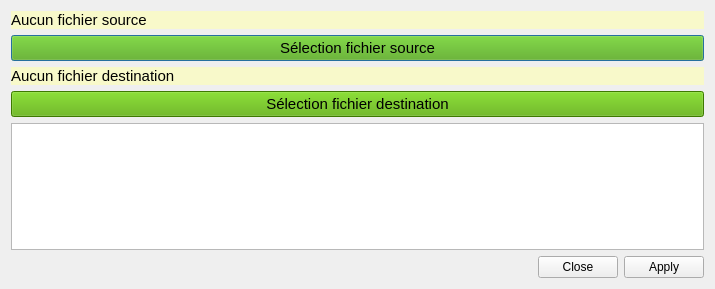
<?xml version="1.0" encoding="UTF-8"?>
<ui version="4.0">
 <class>traccarGeoJSONDialogBase</class>
 <widget class="QDialog" name="traccarGeoJSONDialogBase">
  <property name="geometry">
   <rect>
    <x>0</x>
    <y>0</y>
    <width>715</width>
    <height>289</height>
   </rect>
  </property>
  <property name="windowTitle">
   <string>Traccar Excel vers GeoJSON</string>
  </property>
  <layout class="QVBoxLayout" name="verticalLayout_2">
   <item>
    <layout class="QVBoxLayout" name="verticalLayout">
     <item>
      <widget class="QLabel" name="lblSource">
       <property name="font">
        <font>
         <pointsize>11</pointsize>
        </font>
       </property>
       <property name="styleSheet">
        <string notr="true">background-color:rgb(248, 249, 202)</string>
       </property>
       <property name="text">
        <string>Aucun fichier source</string>
       </property>
      </widget>
     </item>
     <item>
      <widget class="QPushButton" name="btnSource">
       <property name="font">
        <font>
         <pointsize>11</pointsize>
        </font>
       </property>
       <property name="styleSheet">
        <string notr="true">background-color:rgb(85, 170, 0)</string>
       </property>
       <property name="text">
        <string>Sélection fichier source</string>
       </property>
      </widget>
     </item>
     <item>
      <widget class="QLabel" name="lblDestination">
       <property name="font">
        <font>
         <pointsize>11</pointsize>
        </font>
       </property>
       <property name="styleSheet">
        <string notr="true">background-color:rgb(248, 249, 202)</string>
       </property>
       <property name="text">
        <string>Aucun fichier destination</string>
       </property>
      </widget>
     </item>
     <item>
      <widget class="QPushButton" name="btnDestination">
       <property name="font">
        <font>
         <pointsize>11</pointsize>
        </font>
       </property>
       <property name="styleSheet">
        <string notr="true">background-color:rgb(85, 170, 0)</string>
       </property>
       <property name="text">
        <string>Sélection fichier destination</string>
       </property>
      </widget>
     </item>
     <item>
      <widget class="QTextEdit" name="pTxtEditLog"/>
     </item>
     <item>
      <widget class="QDialogButtonBox" name="button_box">
       <property name="orientation">
        <enum>Qt::Horizontal</enum>
       </property>
       <property name="standardButtons">
        <set>QDialogButtonBox::Apply|QDialogButtonBox::Close</set>
       </property>
      </widget>
     </item>
    </layout>
   </item>
  </layout>
 </widget>
 <resources/>
 <connections>
  <connection>
   <sender>button_box</sender>
   <signal>accepted()</signal>
   <receiver>traccarGeoJSONDialogBase</receiver>
   <slot>accept()</slot>
   <hints>
    <hint type="sourcelabel">
     <x>20</x>
     <y>20</y>
    </hint>
    <hint type="destinationlabel">
     <x>20</x>
     <y>20</y>
    </hint>
   </hints>
  </connection>
  <connection>
   <sender>button_box</sender>
   <signal>rejected()</signal>
   <receiver>traccarGeoJSONDialogBase</receiver>
   <slot>reject()</slot>
   <hints>
    <hint type="sourcelabel">
     <x>20</x>
     <y>20</y>
    </hint>
    <hint type="destinationlabel">
     <x>20</x>
     <y>20</y>
    </hint>
   </hints>
  </connection>
 </connections>
</ui>
